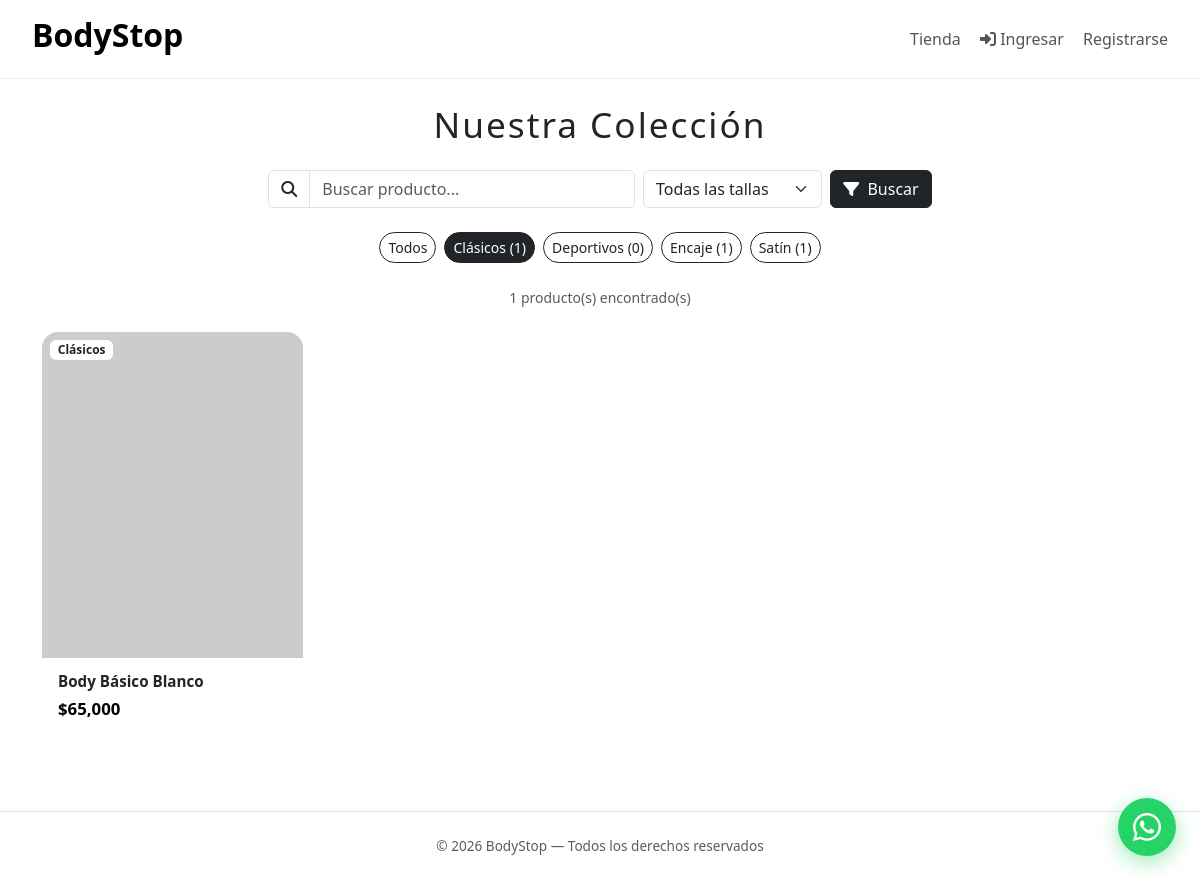
The app's page /?c=Producto&m=index&categoria=1, older data.
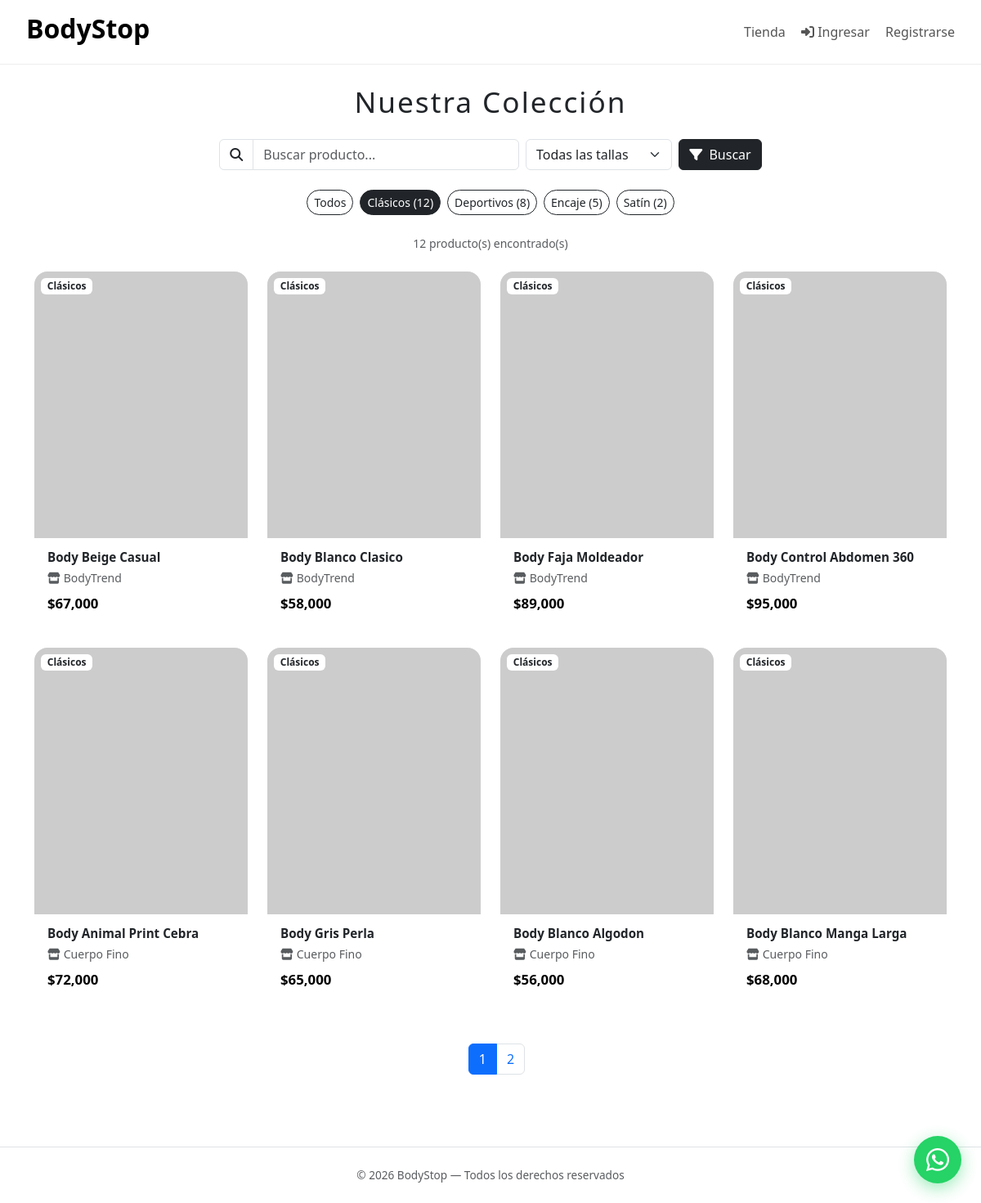
The same page, newer data.
### tables this page shows
CREATE TABLE `categorias` (
  `id` int(11) NOT NULL AUTO_INCREMENT,
  `nombre` varchar(100) NOT NULL,
  `created_at` timestamp NULL DEFAULT CURRENT_TIMESTAMP,
  PRIMARY KEY (`id`),
  UNIQUE KEY `uq_categorias_nombre` (`nombre`)
);

CREATE TABLE `productos` (
  `id` int(11) NOT NULL AUTO_INCREMENT,
  `nombre` varchar(150) DEFAULT NULL,
  `descripcion` text DEFAULT NULL,
  `material` varchar(100) DEFAULT NULL,
  `precio` decimal(10,2) DEFAULT NULL,
  `imagen` varchar(255) DEFAULT NULL,
  `categoria_id` int(11) DEFAULT NULL,
  `marca` varchar(120) DEFAULT NULL,
  `vendedor_id` int(11) DEFAULT NULL,
  `activo` tinyint(1) DEFAULT 1,
  `created_at` timestamp NULL DEFAULT CURRENT_TIMESTAMP,
  PRIMARY KEY (`id`),
  KEY `fk_productos_categoria` (`categoria_id`),
  KEY `fk_productos_vendedor` (`vendedor_id`),
  CONSTRAINT `fk_productos_categoria` FOREIGN KEY (`categoria_id`) REFERENCES `categorias` (`id`) ON DELETE SET NULL,
  CONSTRAINT `fk_productos_vendedor` FOREIGN KEY (`vendedor_id`) REFERENCES `usuarios` (`id`) ON DELETE SET NULL
);

### controllers/ProductoController.php (called while the page is built, shortened)
<?php
require_once BASE_PATH . '/core/Auth.php';
class ProductoController
{
    private $repo;
    public function __construct()
    {
        $this->repo = new ProductoRepository();
    }
    public function index()
    {
        $busqueda = trim($_GET['q'] ?? '');
        $categoriaId = isset($_GET['categoria']) && $_GET['categoria'] !== '' ? (int)$_GET['categoria'] : null;
        $talla = trim($_GET['talla'] ?? '');
        $pagina = max(1, (int)($_GET['pagina'] ?? 1));
        $data = $this->repo->buscar($busqueda, $categoriaId, $pagina, 8, $talla !== '' ? $talla : null);
        $productos = $data['productos'];
        $total = $data['total'];
        $paginas = $data['paginas'];
        $pagina = $data['pagina'];
        $categorias = $this->repo->categorias();
        require BASE_PATH . '/views/productos/index.php';
    }
}

### core/Router.php (called while the page is built, shortened)
<?php
class Router
{
    public function run()
    {
        $method     = $_GET['m'] ?? 'index';
        $instance = new $controllerClass();
        call_user_func([$instance, $method]);
    }
}

### index.php (called while the page is built, shortened)
<?php
require_once BASE_PATH . '/core/Autoload.php';
$router = new Router();
$router->run();

### core/Auth.php (called while the page is built, shortened)
<?php
class Auth
{
    public static function check(): bool
    {
        return !empty($_SESSION['user_id']);
    }
}

### core/Autoload.php (called while the page is built, shortened)
<?php
spl_autoload_register(function ($class) {
    $dirs = [
        BASE_PATH . '/controllers/',
        BASE_PATH . '/models/',
        BASE_PATH . '/repositories/',
        BASE_PATH . '/core/',
        BASE_PATH . '/config/',
    ];
    foreach ($dirs as $dir) {
        $file = $dir . $class . '.php';
        if (file_exists($file)) {
            return;
        }
    }
});

### config/Database.php (called while the page is built)
<?php
class Database
{
    private static ?PDO $db = null;
    public static function getConexion(): PDO
    {
        if (self::$db === null) {
            $host = getenv('DB_HOST') ?: 'db';
            $dbname = getenv('DB_NAME') ?: 'bodystop';
            $user = getenv('DB_USER') ?: 'root';
            $pass = getenv('DB_PASS') ?: 'root';
            self::$db = new PDO(
                "mysql:host=$host;dbname=$dbname;charset=utf8mb4",
                $user,
                $pass,
                [PDO::ATTR_ERRMODE => PDO::ERRMODE_EXCEPTION]
            );
        }
        return self::$db;
    }
}

### repositories/ProductoRepository.php (called while the page is built, shortened)
<?php
require_once __DIR__ . '/../config/Database.php';
class ProductoRepository
{
    private PDO $db;
    public function __construct()
    {
        $this->db = Database::getConexion();
    }
    public function buscar(string $busqueda = '', ?int $categoriaId = null, int $pagina = 1, int $porPagina = 8, ?string $talla = null): array
    {
        $sql = "SELECT p.*, c.nombre AS categoria_nombre
                FROM productos p
                LEFT JOIN categorias c ON c.id = p.categoria_id
                WHERE p.activo = 1";
        $params = [];
        if ($categoriaId !== null) {
            $sql .= " AND p.categoria_id = ?";
            $params[] = $categoriaId;
        }
        $countSql = str_replace("SELECT p.*, c.nombre AS categoria_nombre", "SELECT COUNT(*)", $sql);
        $stmtCount = $this->db->prepare($countSql);
        $stmtCount->execute($params);
        $total = (int)$stmtCount->fetchColumn();
        $offset = max(0, ($pagina - 1) * $porPagina);
        $sql .= " ORDER BY p.id DESC LIMIT $porPagina OFFSET $offset";
        $stmt = $this->db->prepare($sql);
        $stmt->execute($params);
        $productos = $stmt->fetchAll(PDO::FETCH_ASSOC);
        foreach ($productos as &$p) {
            $p['tallas'] = $this->tallas((int)$p['id']);
        }
        return [
            'productos' => $productos,
            'total' => $total,
            'paginas' => (int)ceil($total / $porPagina),
            'pagina' => $pagina,
        ];
    }
    public function categorias(): array
    {
        $stmt = $this->db->query(
            "SELECT c.id, c.nombre, COUNT(p.id) AS total_productos
             FROM categorias c
             LEFT JOIN productos p ON p.categoria_id = c.id AND p.activo = 1
             GROUP BY c.id, c.nombre
             ORDER BY c.nombre"
        );
        return $stmt->fetchAll(PDO::FETCH_ASSOC);
    }
    public function tallas(int $productoId): array
    {
        $stmt = $this->db->prepare(
            "SELECT id, talla, stock FROM producto_tallas WHERE producto_id = ? ORDER BY FIELD(talla, 'XS','S','M','L','XL','XXL'), talla"
        );
        $stmt->execute([$productoId]);
        return $stmt->fetchAll(PDO::FETCH_ASSOC);
    }
}

### views/productos/index.php (the view, shortened to what this page needs)
<?php require BASE_PATH . '/views/layouts/header.php'; ?>
<div class="container py-4">
    <h1 class="text-center mb-4 fw-light" style="letter-spacing:2px;font-size:2.2rem;">
        Nuestra Colección
    </h1>
    <form method="GET" class="row g-2 mb-4 justify-content-center">
        <div class="col-md-5 col-lg-4">
            <div class="input-group">
                <span class="input-group-text bg-white"><i class="fas fa-search"></i></span>
                <input type="text" name="q" class="form-control" placeholder="Buscar producto..." value="<?= htmlspecialchars($busqueda) ?>">
            </div>
        </div>
        <div class="col-md-3 col-lg-2">
            <select name="talla" class="form-select" aria-label="Filtrar por talla">
                <option value="">Todas las tallas</option>
            </select>
        </div>
        <div class="col-auto">
            <button class="btn btn-dark"><i class="fas fa-filter me-1"></i> Buscar</button>
        </div>
    </form>
    <div class="d-flex flex-wrap gap-2 justify-content-center mb-4">
        <a href="/?c=Producto&m=index<?= $busqueda ? '&q=' . urlencode($busqueda) : '' ?><?= $talla ? '&talla=' . urlencode($talla) : '' ?>"
           class="btn btn-sm rounded-pill <?= !$categoriaId ? 'btn-dark' : 'btn-outline-dark' ?>">Todos</a>
        <?php foreach ($categorias as $cat): ?>
            <a href="/?c=Producto&m=index&categoria=<?= $cat['id'] ?><?= $busqueda ? '&q=' . urlencode($busqueda) : '' ?><?= $talla ? '&talla=' . urlencode($talla) : '' ?>"
               class="btn btn-sm rounded-pill <?= $categoriaId === (int)$cat['id'] ? 'btn-dark' : 'btn-outline-dark' ?>">
                <?= htmlspecialchars($cat['nombre']) ?> (<?= $cat['total_productos'] ?>)
            </a>
        <?php endforeach; ?>
    </div>
    <p class="text-muted text-center small mb-4"><?= $total ?> producto(s) encontrado(s)</p>
    <?php if (empty($productos)): ?>
        <div class="text-center py-5">
            <p class="text-muted fs-5">No hay productos disponibles.</p>
        </div>
    <?php else: ?>
        <div class="row g-4">
            <?php foreach ($productos as $p): ?>
                <div class="col-6 col-md-4 col-lg-3">
                    <div class="product-card">
                        <a href="/?c=Producto&m=ver&id=<?= $p['id'] ?>" class="product-img-wrapper d-block">
                            <img src="<?= htmlspecialchars($p['imagen']) ?>"
                                 alt="<?= htmlspecialchars($p['nombre']) ?>"
                                 class="product-img-fluid"
                                 loading="lazy"
                                 onerror="this.src='https://via.placeholder.com/400x500?text=Body'">
                            <?php if ($p['categoria_nombre']): ?>
                                <span class="badge bg-white text-dark position-absolute top-0 start-0 m-2"><?= htmlspecialchars($p['categoria_nombre']) ?></span>
                            <?php endif; ?>
                        </a>
                        <div class="product-info">
                            <h3 class="product-name">
                                <a href="/?c=Producto&m=ver&id=<?= $p['id'] ?>" class="text-decoration-none text-dark"><?= htmlspecialchars($p['nombre']) ?></a>
                            </h3>
                            <?php if (!empty($p['marca'])): ?>
                                <div class="small text-muted mb-1"><i class="fas fa-store me-1"></i><?= htmlspecialchars($p['marca']) ?></div>
                            <?php endif; ?>
                            <p class="product-price">$<?= number_format($p['precio']) ?></p>
                        </div>
                    </div>
                </div>
            <?php endforeach ?>
        </div>
        <?php if ($paginas > 1): ?>
            <nav class="mt-5">
                <ul class="pagination justify-content-center">
                    <?php for ($i = 1; $i <= $paginas; $i++): ?>
                        <li class="page-item <?= $i === $pagina ? 'active' : '' ?>">
                            <a class="page-link" href="/?c=Producto&m=index&pagina=<?= $i ?><?= $categoriaId ? '&categoria=' . $categoriaId : '' ?><?= $busqueda ? '&q=' . urlencode($busqueda) : '' ?><?= $talla ? '&talla=' . urlencode($talla) : '' ?>"><?= $i ?></a>
                        </li>
                    <?php endfor; ?>
                </ul>
            </nav>
        <?php endif; ?>
    <?php endif; ?>
</div>
<?php require BASE_PATH . '/views/layouts/footer.php'; ?>

### views/layouts/header.php (shortened to what this page needs)
<?php
require_once BASE_PATH . '/core/Auth.php';
$logueado = Auth::check();
$rol = Auth::rol();
$nombre = Auth::nombre();
$count = array_sum($_SESSION['cart'] ?? []);
?>
<!DOCTYPE html>
<html lang="es">
<head>
    <link href="https://cdn.jsdelivr.net/npm/bootstrap@5.3.0/dist/css/bootstrap.min.css" rel="stylesheet">
    <link rel="stylesheet" href="https://cdnjs.cloudflare.com/ajax/libs/font-awesome/6.4.0/css/all.min.css">
    <link rel="stylesheet" href="/css/app.css?v=<?php echo time(); ?>">
</head>
<body>
<header>
    <h2><a href="/">BodyStop</a></h2>
    <nav>
        <a href="/?c=Producto&m=index">Tienda</a>
        <?php if ($logueado): ?>
            <?php if ($rol === Auth::ROL_ADMIN): ?>
                <a href="/?c=AdminProducto&m=index">Productos</a>
                <a href="/?c=AdminProducto&m=stock">Stock</a>
                <a href="/?c=AdminPedido&m=index">Pedidos</a>
                <a href="/?c=AdminPedido&m=ventas">Ventas</a>
                <a href="/?c=AdminPedido&m=dashboard">Dashboard</a>
            <?php elseif ($rol === Auth::ROL_VENDEDOR): ?>
                <a href="/?c=AdminProducto&m=stock">Stock</a>
                <a href="/?c=AdminPedido&m=index">Pedidos</a>
                <a href="/?c=AdminPedido&m=ventas">Ventas</a>
                <a href="/?c=AdminPedido&m=dashboard">Dashboard</a>
            <?php endif ?>
            <?php if ($rol === Auth::ROL_ADMIN): ?>
                <a href="/?c=AdminReporte&m=index">Reportes</a>
                <a href="/?c=AdminUsuario&m=index">Usuarios</a>
            <?php endif ?>
            <?php if ($rol === Auth::ROL_USUARIO): ?>
                <div class="cart-wrapper">
                    <a href="/?c=Carrito&m=index" class="cart-link">
                        🛒 <span id="cart-count"><?= $count ?></span>
                    </a>
                    <div id="mini-cart" class="mini-cart"></div>
                </div>
                <a href="/?c=Auth&m=perfil" class="nav-user"><i class="fas fa-user"></i> <?= Security::escape($nombre) ?></a>
            <?php else: ?>
                <span class="nav-user"><i class="fas fa-shield-alt"></i> <?= Security::escape($nombre) ?> (<?= Security::escape($rol) ?>)</span>
            <?php endif ?>
            <a href="/?c=Auth&m=logout" title="Cerrar sesión"><i class="fas fa-sign-out-alt"></i></a>
        <?php else: ?>
            <a href="/?c=Auth&m=login"><i class="fas fa-sign-in-alt"></i> Ingresar</a>
            <a href="/?c=Auth&m=register">Registrarse</a>
        <?php endif ?>
    </nav>
</header>

### views/layouts/footer.php (shortened to what this page needs)
    <footer class="text-center py-4 mt-5 text-muted border-top" style="font-size:0.85rem;">
        © <?= date('Y') ?> BodyStop &mdash; Todos los derechos reservados
    </footer>
    <a href="https://wa.me/573108579314" target="_blank" rel="noopener" class="wa-float" title="Escríbenos por WhatsApp" aria-label="Contactar por WhatsApp">
        <i class="fa-brands fa-whatsapp"></i>
    </a>
</body>
</html>

### css/app.css (style rules this page uses)
.product-card { background: #fff; border-radius: 16px; overflow: hidden; transition: transform 0.25s, box-shadow 0.25s; height: 100%; display: flex; flex-direction: column; }
.product-img-wrapper { position: relative; overflow: hidden; aspect-ratio: 4 / 5; background: #f8f8f8; }
.product-img-fluid { width: 100%; height: 100%; object-fit: cover; transition: transform 0.4s; }
.product-info { padding: 14px 16px 18px; flex: 1; display: flex; flex-direction: column; gap: 4px; }
.product-name { font-size: 0.95rem; font-weight: 600; color: #222; margin: 0; line-height: 1.3; }
.product-price { font-size: 1.05rem; font-weight: 700; color: #000; margin: 0; }
.wa-float { position: fixed; bottom: 24px; right: 24px; width: 58px; height: 58px; background: #25d366; color: #fff; border-radius: 50%; display: flex; align-items: center; justify-content: center; font-size: 2rem; box-shadow: 0 6px 20px rgba(37, 211, 102, 0.45); text-decoration: none; z-index: 999; transition: transform 0.25s, box-shadow 0.25s; }

### views/layouts/header.php (style rules this page uses)
header { background: #fff; padding: 1rem 2rem; border-bottom: 1px solid #eee; display: flex; justify-content: space-between; align-items: center; }
header h2 a { text-decoration: none; color: #000; font-weight: bold; }
nav a { margin-left: 15px; text-decoration: none; color: #555; }

Row changes from the older to the newer data that the page shows:
no longer on this page (row edited): productos: categoria.nombre "Clásicos", nombre "Body Básico Blanco", precio "65,000"
computed for categorias "Clásicos": total_productos "1" → "12"
computed for categorias "Deportivos": total_productos "0" → "8"
computed for categorias "Encaje": total_productos "1" → "5"
computed for categorias "Satín": total_productos "1" → "2"
added productos: categoria.nombre "Clásicos", nombre "Body Beige Casual", marca "BodyTrend", precio "67,000"
added productos: categoria.nombre "Clásicos", nombre "Body Blanco Clasico", marca "BodyTrend", precio "58,000"
added productos: categoria.nombre "Clásicos", nombre "Body Faja Moldeador", marca "BodyTrend", precio "89,000"
added productos: categoria.nombre "Clásicos", nombre "Body Control Abdomen 360", marca "BodyTrend", precio "95,000"
added productos: categoria.nombre "Clásicos", nombre "Body Animal Print Cebra", marca "Cuerpo Fino", precio "72,000"
added productos: categoria.nombre "Clásicos", nombre "Body Gris Perla", marca "Cuerpo Fino", precio "65,000"
added productos: categoria.nombre "Clásicos", nombre "Body Blanco Algodon", marca "Cuerpo Fino", precio "56,000"
added productos: categoria.nombre "Clásicos", nombre "Body Blanco Manga Larga", marca "Cuerpo Fino", precio "68,000"
Text that changed along with them:
$total: "1" → "12"
new list line: "1"
new list line: "2"
